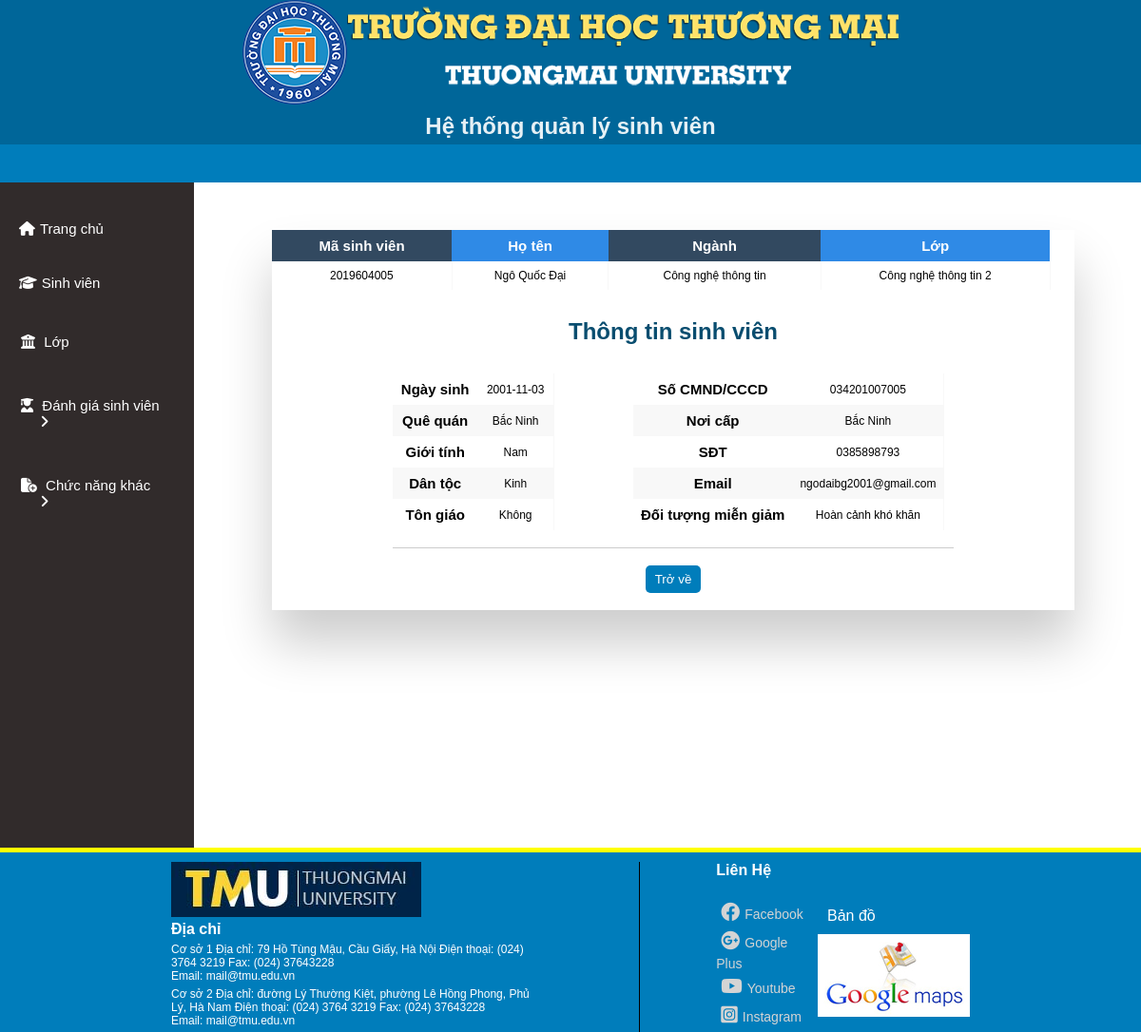
The app's page /doituong/thongtindoituong.php?id=2019604005 with its own data.
### tables this page shows
CREATE TABLE `sinhvien` (
  `MaSV` int(11) NOT NULL,
  `TenSV` varchar(255) NOT NULL,
  `GioiTinh` varchar(255) NOT NULL,
  `NgaySinh` date NOT NULL,
  `QueQuan` varchar(255) NOT NULL,
  `DanToc` varchar(255) NOT NULL,
  `TonGiao` varchar(255) NOT NULL,
  `SoCMT` varchar(255) NOT NULL,
  `NoiCapCMT` varchar(255) NOT NULL,
  `SDT` varchar(10) NOT NULL,
  `Email` text NOT NULL,
  `DoiTuongMG` int(11) NOT NULL,
  `MaLop` varchar(255) DEFAULT NULL,
  `MaNganh` varchar(255) NOT NULL
);

CREATE TABLE `nganh` (
  `MaNganh` varchar(255) NOT NULL,
  `TenNganh` varchar(255) NOT NULL,
  `MaKhoa` varchar(255) NOT NULL
);

CREATE TABLE `lop` (
  `MaLop` varchar(255) NOT NULL,
  `TenLop` varchar(255) NOT NULL,
  `MaNganh` varchar(255) NOT NULL,
  `MaGV` varchar(255) NOT NULL
);

### doituong/thongtindoituong.php (the view, shortened to what this page needs)
<?php
     $conn = mysqli_connect("localhost", "root", "", "qlsv") or die("Connection failed !");
     mysqli_set_charset($conn, 'utf8');
     $id = $_GET["id"];
     $result = mysqli_query($conn, "select *from lop join sinhvien on sinhvien.MaLop=lop.MaLop
                                    join nganh on lop.MaNganh = nganh.MaNganh where MaSV='$id'");
     $item = mysqli_fetch_array($result);
     $resultnull = mysqli_query($conn, "select *from sinhvien
                                        join nganh on nganh.MaNganh = sinhvien.MaNganh where MaSV='$id'");
     $itemnull = mysqli_fetch_array($resultnull);
?>
<!DOCTYPE html>
<html lang="en">
<head>
    <link rel="stylesheet"
          href="../styleAdmin.css">
    <link rel="stylesheet"
          href="https://cdnjs.cloudflare.com/ajax/libs/font-awesome/6.1.1/css/all.min.css">
</head>
<body>
    <?php include("../header.php"); ?>
    <?php include("../nav.php"); ?>
    <section>
        <div class="section-contain">
            <?php include("../menu.php"); ?>
            <div id="showFunction">
                <div class="table-wrapper">
                    <?php if( $item['MaLop'] == NULL){?>
                    <table class="fl-table tt">
                        <thead>
                            <tr>
                                <th>Mã sinh viên</th>
                                <th>Họ tên</th>
                                <th>Ngành</th>
                                <th>Lớp</th>
                            </tr>
                        </thead>
                        <tbody>
                            <tr>
                                <td><?php echo $itemnull['MaSV']; ?></td>
                                <td><?php echo $itemnull['TenSV']; ?></td>
                                <td><?php echo $itemnull['TenNganh']; ?></td>
                                <td><?php echo "Chưa xét lớp" ?></td>
                            </tr>
                        </tbody>
                    </table>
                    <div class="head_title">
                        <h1>Thông tin sinh viên</h1>
                        <div class="ttsv"
                             style="display:flex; justify-content: space-between;">
                            <div>
                                <table class="fl-table tt">
                                    <tr>
                                        <th>Ngày sinh</th>
                                        <td><?php echo $itemnull['NgaySinh']; ?></td>
                                    </tr>
                                    <tr>
                                        <th>Quê quán</th>
                                        <td><?php echo $itemnull['QueQuan']; ?></td>
                                    </tr>
                                    <tr>
                                        <th>Giới tính</th>
                                        <td><?php echo $itemnull['GioiTinh']; ?></td>
                                    </tr>
                                    <tr>
                                        <th>Dân tộc</th>
                                        <td><?php echo $itemnull['DanToc']; ?></td>
                                    </tr>
                                    <tr>
                                        <th>Tôn giáo</th>
                                        <td><?php echo $itemnull['TonGiao']; ?></td>
                                    </tr>
                                </table>
                            </div>
                            <div>
                                <table class="fl-table tt">
                                    <tr>
                                        <th>Số CMND/CCCD</th>
                                        <td><?php echo $itemnull['SoCMT']; ?></td>
                                    </tr>
                                    <tr>
                                        <th>Nơi cấp</th>
                                        <td><?php echo $itemnull['NoiCapCMT']; ?></td>
                                    </tr>
                                    <tr>
                                        <th>SĐT</th>
                                        <td><?php echo $itemnull['SDT']; ?></td>
                                    </tr>
                                    <tr>
                                        <th>Email</th>
                                        <td><?php echo $itemnull['Email']; ?></td>
                                    </tr>
                                    <tr>
                                        <th>Đối tượng miễn giảm</th>
                                        <td>
                                            <?php
                                    if($itemnull['DoiTuongMG'] == 1){
                                        echo "Hoàn cảnh khó khăn";
                                    }
                                    if($itemnull['DoiTuongMG'] == 2){
                                        echo "Dân tộc thiểu số";
                                    }
                                    ?>
                                        </td>
                                    </tr>
                                </table>
                            </div>
                        </div>
                        <br>
                    </div>
                    <?php }else{?>
                    <table class="fl-table tt">
                        <thead>
                            <tr>
                                <th>Mã sinh viên</th>
                                <th>Họ tên</th>
                                <th>Ngành</th>
                                <th>Lớp</th>
                            </tr>
                        </thead>
                        <tbody>
                            <tr>
                                <td><?php echo $item['MaSV']; ?></td>
                                <td><?php echo $item['TenSV']; ?></td>
                                <td><?php echo $item['TenNganh']; ?></td>
                                <td><?php echo $item['TenLop']; ?></td>
                            </tr>
                        </tbody>
                    </table>
                    <div class="head_title">
                        <h1>Thông tin sinh viên</h1>
                        <div class="ttsv"
                             style="display:flex; justify-content: space-between;">
                            <div>
                                <table class="fl-table tt">
                                    <tr>
                                        <th>Ngày sinh</th>
                                        <td><?php echo $item['NgaySinh']; ?></td>
                                    </tr>
                                    <tr>
                                        <th>Quê quán</th>
                                        <td><?php echo $item['QueQuan']; ?></td>
                                    </tr>
                                    <tr>
                                        <th>Giới tính</th>
                                        <td><?php echo $item['GioiTinh']; ?></td>
                                    </tr>
                                    <tr>
                                        <th>Dân tộc</th>
                                        <td><?php echo $item['DanToc']; ?></td>
                                    </tr>
                                    <tr>
                                        <th>Tôn giáo</th>
                                        <td><?php echo $item['TonGiao']; ?></td>
                                    </tr>
                                </table>
                            </div>
                            <div>
                                <table class="fl-table tt">
                                    <tr>
                                        <th>Số CMND/CCCD</th>
                                        <td><?php echo $item['SoCMT']; ?></td>
                                    </tr>
                                    <tr>
                                        <th>Nơi cấp</th>
                                        <td><?php echo $item['NoiCapCMT']; ?></td>
                                    </tr>
                                    <tr>
                                        <th>SĐT</th>
                                        <td><?php echo $item['SDT']; ?></td>
                                    </tr>
                                    <tr>
                                        <th>Email</th>
                                        <td><?php echo $item['Email']; ?></td>
                                    </tr>
                                    <tr>
                                        <th>Đối tượng miễn giảm</th>
                                        <td>
                                            <?php
                                    if($item['DoiTuongMG'] == 1){
                                        echo "Hoàn cảnh khó khăn";
                                    }
                                    ?>
                                        </td>
                                    </tr>
                                </table>
                            </div>
                        </div>
                        <br>
                    </div>
                    <?php }?>
                    <br>
                    <button class="btn-submit-css"
                            onclick="window.location = '../doituong/doituonguutien.php'">Trở về</button><br><br>
                </div>
            </div>
    </section>
    <?php include("../footer.php"); ?>
</body>
</html>

### styleAdmin.css (style rules this page uses)
* { padding: 0; margin: 0; box-sizing: border-box; font-family: sans-serif; }
section { text-align: center; }
#showFunction { margin: 40px 0 0 5px; height:100%; float: right; width: 82%; border-radius: 5px; }
.table-wrapper { margin: 10px 70px 70px; box-shadow: 0px 35px 50px rgba( 0, 0, 0, 0.2 ); }
.fl-table { border-radius: 5px; font-size: 15px; font-weight: normal; border: none; width: 97%; border-collapse: collapse; white-space: nowrap; background-color: white; margin-right: 10px; }
.fl-table td, .fl-table th { text-align: center; padding: 8px; }
.fl-table td { border-right: 1px solid #f8f8f8; font-size: 12px; }
.fl-table thead th { color: #ffffff; background: #2f8ae6; }
.fl-table thead th:nth-child(odd) { color: #ffffff; background: #324960; }
.fl-table tr:nth-child(even) { background: #F8F8F8; }
h1 { margin: 30px; color:#094d6f; }
.head_title { margin: 0 auto; width : 70%; align-items: center; text-align: center; border-bottom: 1px solid #ccc; }
.btn-submit-css { padding: 7px 10px; border: none; background-color: #007dbb; color: white; border-radius: 5px; cursor: pointer; }

### records on screen
sinhvien: MaSV "2019604005", TenSV "Ngô Quốc Đại", MaNganh.TenNganh "Công nghệ thông tin", MaLop.TenLop "Công nghệ thông tin 2", NgaySinh "2001-11-03", QueQuan "Bắc Ninh", GioiTinh "Nam", DanToc "Kinh", TonGiao "Không", SoCMT "034201007005", NoiCapCMT "Bắc Ninh", SDT "0385898793", Email "ngodaibg2001@gmail.com"
